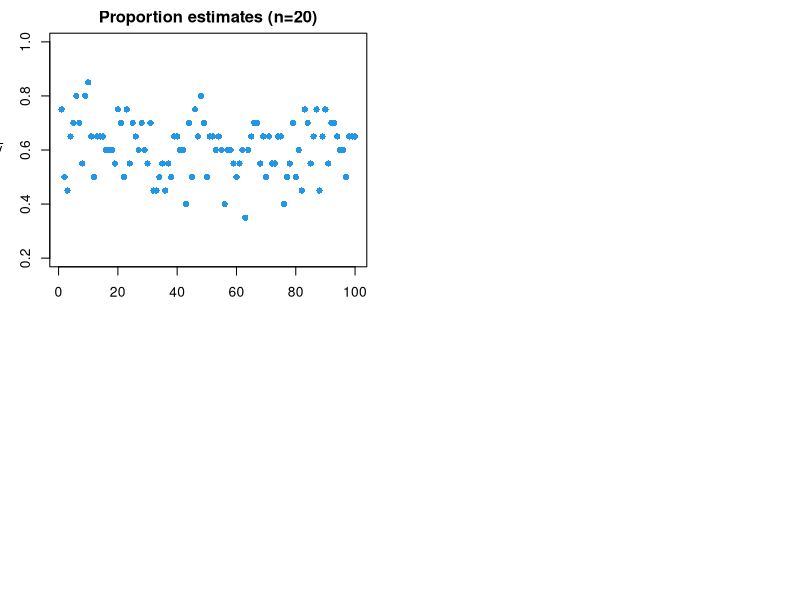

The R source for this figure: (Note: this script raises an error after producing the figure.)
## ---- chunk 1
htmltools::tags$iframe(title = "", src ="./htmls/grundideen_eng.html",  width=720, height=700)
## ---- chunk 2
htmltools::tags$iframe(title = "GGZ", src ="./htmls/Stichprobe.html",  width=760, height=500)
## ---- chunk 3
#htmltools::tags$iframe(title = "GGZ", src =paste0(link,"Apps_RBook/#section-schaetzwerte"),  width=760, height=700)

  set.seed(12)
  size<-100
  n=20
  anteil=0.6
  malter=25
  nn=100
  x<-rbinom(size,n,anteil)
  y<-rnorm(n*size,malter,10)
  y<-matrix(y,n,size)
  
  xx<-rbinom(size,nn,anteil)
  yy<-rnorm(nn*size,malter,10)
  yy<-matrix(yy,nn,size)
  
  par(mfrow=c(2,2),xpd=T,mar=c(2,3,2,2))
  plot(x/n,type='p',pch=16,ylab="",xlab='sample number',col=4,lwd=2,main="Proportion estimates (n=20)",
       ylim=c(0.2,1),cex=1)
  text(-20,0.6,bquote(bar(y)))
  par(xpd=F)
  abline(h=anteil,col=alpha(3,0.8),lty=1,lwd=3)
  abline(h=mean(x/n),col=alpha(2,0.8),lty=2,lwd=3)
  legend("topright",bty="n",col=c(3,2), lwd=2, legend=c("population proportion","average of all estimates"),cex=1)
  
  plot(xx/nn,type='p',pch=16,ylab="",xlab='sample number',col=4,lwd=2,main="Proportion estimates (n=100)",
       ylim=c(0.2,1),cex=1)
  #text(-15,0.6,bquote(bar(y)))
  par(xpd=F)
  abline(h=anteil,col=alpha(3,0.8),lty=1,lwd=3)
  abline(h=mean(xx/nn),col=alpha(2,0.8),lty=2,lwd=3)
  legend("topright",bty="n",col=c(3,2), lwd=2, legend=c("population proportion","average of all estimates"),cex=1)
  
  par(xpd=T)
  plot(apply(y,2,mean),type='p',pch=16,ylab="",main="Estimates for the expected value (n=20)",
       xlab='sample number',col=4,lwd=2,ylim=c(15,35),cex=1,las=2)
  text(-20,malter,bquote(bar(x)))
  par(xpd=F)

  abline(h=25,col=alpha(3,0.8),lty=1,lwd=3)
    abline(h=mean(apply(y,2,mean)),col=alpha(2,0.8),lty=2,lwd=3)
  legend("topright",bty="n",col=c(3,2), lwd=2, legend=c("expectation in the population","average of all estimates"),cex=1)
  
  plot(apply(yy,2,mean),type='p',pch=16,ylab="",main="Estimates for the expected value (n=100)",
       xlab='sample number',col=4,lwd=2,ylim=c(15,35),cex=1,las=2)
  #text(-15,malter,bquote(bar(x)))
  par(xpd=F)

  abline(h=25,col=alpha(3,0.8),lty=1,lwd=3)
    abline(h=mean(apply(yy,2,mean)),col=alpha(2,0.8),lty=2,lwd=3)
  legend("topright",bty="n",col=c(3,2), lwd=2, legend=c("expectation in the population","average of all estimates"),cex=1)
  
## ---- chunk 4
#htmltools::tags$iframe(title = "GGZ", src =paste0(link,"Apps_RBook/#section-verzerrung"),  width=760, height=700)

  set.seed(123)
  size<-100
  n = 20
  sdg<-10
  y<-rnorm(n*size,malter,sdg)
  y<-matrix(y,n,size)
  stild<-apply(y,2,function(x){return(mean((x-mean(x))^2))})
  s<-apply(y,2,function(x){return(sum((x-mean(x))^2)/(length(x)-1))})
  
  nn = 100
  yy<-rnorm(nn*size,malter,sdg)
  yy<-matrix(yy,nn,size)
  sstild<-apply(yy,2,function(x){return(mean((x-mean(x))^2))})
  ss<-apply(yy,2,function(x){return(sum((x-mean(x))^2)/(length(x)-1))})
  
  par(mfrow=c(2,2),xpd=T,mar=c(2,3,2,2))
  #1
  plot(stild,type='p',pch=16,ylab="",xlab='sample',col=alpha(4,0.3),lwd=2,main="mean squared deviation (n=20)",
       ylim=c(50,150),cex=1, axes=F)
  axis(1)
  axis(2, at=c(50,100,150),las=2,cex=0.8)
  text(-25,25,bquote(tilde(s)))
  par(xpd=F)
    abline(h=sdg^2,col=3,lty=1,lwd=3)
  abline(h=mean(stild),col=2,lty=2,lwd=3)

  arrows(50,mean(stild),50, sdg^2,code=0,col="cyan",lwd=5)
  
  
    #2
  plot(sstild,type='p',pch=16,ylab="",xlab='sample',col=alpha(4,0.3),lwd=2,main="mean squared deviation (n=100)",
       ylim=c(50,150),cex=1, axes=F)
  axis(1)
  axis(2, at=c(50,100,150),las=2,cex=0.8)
  text(-25,25,bquote(tilde(s)))
  par(xpd=F)
  abline(h=sdg^2,col=3,lty=1,lwd=3)
  abline(h=mean(sstild),col=2,lty=2,lwd=3)

  arrows(50,mean(sstild),50, sdg^2,code=0,col="cyan",lwd=5)
  par(xpd=T)
  legend(20,90,col=c(2,3,"cyan"),lty=c(2,1,1),lwd=2, bty="n",legend=c("average of the estimates"," pop. variance","bias"))
  par(xpd=F)
  
  #3
  par(xpd=T)
  plot(s,type='p',pch=16,ylab="",main="sample variance (n=20)",
       xlab='sample',col=alpha(4,0.3),lwd=2,      ylim=c(50,150),cex=1, axes=F)
  axis(1)
  axis(2, at=c(50,100,150),las=2,cex=0.8)
  text(-25,25,bquote(s))
  par(xpd=F)
  abline(h=sdg^2,col=3,lty=1,lwd=3)
  abline(h=mean(ss),col=2,lty=2,lwd=3)

  

  
   #4
  plot(ss,type='p',pch=16,ylab="",main="sample variance (n=100)",
       xlab='sample',col=alpha(4,0.3),lwd=2,      ylim=c(50,150),cex=1, axes=F)
  axis(1)
  axis(2, at=c(50,100,150),las=2,cex=0.8)
  text(-25,25,bquote(s))
  par(xpd=F)
  abline(h=sdg^2,col=3,lty=1,lwd=3)
  abline(h=mean(ss),col=2,lty=2,lwd=3)

  
  
## ---- chunk 5
htmltools::tags$iframe(title = "Aufgabe_MM", src ="./htmls/aufgabe_mm_eng.html",  width=720, height=510)
## ---- chunk 6
#htmltools::tags$iframe(title = "ML1", src ="http://learning-dashboard.lehre.hwr-berlin.de:3838/Apps_RBook/#section-mlbernoulli",  width=760, height=500)

 x<-c(1,1,0,1)
  Lf<-function(p,x){
      anz_1<-sum(x==1)
      anz_0<-sum(x==0)
      return(p^anz_1*(1-p)^anz_0)
  }
  ps<-seq(0,1,0.01)
  Lfs<-Lf(ps,x)
  plot(ps,Lfs,type="l",col=2,lwd=2,xlab="p",ylab="L(p)")
  arrows(ps[which.max(Lfs)],0,ps[which.max(Lfs)],Lfs[which.max(Lfs)],lty=2,col=4,code=0)
  text(ps[which.max(Lfs)],Lfs[which.max(Lfs)]/2,bquote(hat(p)==~.(ps[which.max(Lfs)])),col=4)
## ---- chunk 7
#htmltools::tags$iframe(title = "ML2", src =paste0(link,"Apps_RBook/#section-mlexponential"),  width=760, height=500)

  x<-c(0.95,1.81,1,0.67)
  Lf<-function(lam,x){
      sx<-sum(x)
      return(lam^length(x)*exp(-lam*sx))
  }
  lams<-seq(0,2,0.01)
  Lfs<-Lf(lams,x)
  #
  par(mfrow=c(1,2))
  plot(lams,Lfs,type="l",col=2,lwd=2,xlab=bquote(lambda),ylab=bquote(L(lambda)))
  arrows(lams[which.max(Lfs)],0,lams[which.max(Lfs)],Lfs[which.max(Lfs)],lty=2,col=4,code=0)
  text(lams[which.max(Lfs)],Lfs[which.max(Lfs)]/2,bquote(hat(lambda)==~.(lams[which.max(Lfs)])),col=4)
  
  lLfs<-log(Lfs)
  #
  plot(lams,lLfs,type="l",col=2,lwd=2,xlab=bquote(lambda),ylab=bquote(lnL(lambda)))
  arrows(lams[which.max(lLfs)],-20,lams[which.max(lLfs)],lLfs[which.max(lLfs)],lty=2,col=4,code=0)
  text(lams[which.max(lLfs)],lLfs[which.max(lLfs)]*2,bquote(hat(lambda)==~.(lams[which.max(lLfs)])),col=4)
## ---- chunk 8
htmltools::tags$iframe(title = "Aufgabe_ML", src ="./htmls/aufgabe_ml_eng.html",  width=720, height=680)
## ---- chunk 9
#htmltools::tags$iframe(title = "Intervallschätzung", src =paste0(link,"Apps_RBook/#section-intervallschaetzung"),  width=760, height=700)
## ---- chunk 10

set.seed(13457)
n=50
al=0.05
sig2 = 100
sigm2 = sig2/n
malter = 25
ints_u<-ints_o<-numeric(100)
  
  plot(0,0,col=0,ylim=c(18,32),xlim=c(0,100),xlab="sample",ylab="")
    for(i in 1:100){
    alter<-rnorm(n=n,mean=malter, sd=sqrt(sig2))
    m<-mean(alter)
    points(i,m,col=4,cex=2,pch=4,lwd=2)
    ints_u[i]<-m-qnorm(1-al/2)*sqrt(sigm2)
    ints_o[i]<-m+qnorm(1-al/2)*sqrt(sigm2)
    mycol<-ifelse(malter>ints_u[i]&malter<ints_o[i],3,2)
    abline(h=malter,lty=2,col=4)
    lines(c(i,i),c(ints_u[i],ints_o[i]),col=mycol,lwd=2)
  }
## ---- chunk 11
htmltools::tags$iframe(title = "Aufgabe_Intervallschaetzung", src ="./htmls/aufgabe_intervallsch.html",  width=760, height=700)
## ---- chunk 12
htmltools::tags$iframe(title = "Problemstellung", src="./htmls/Problemstellung.html",  width=760, height=700)
## ---- chunk 13
f<-function(p){
  return(p*(1-p))
}
p<-seq(0,1,by=0.0001)
plot(p,f(p), axes=F,pch=16, cex=0.5,col=2)
axis(1,at=c(seq(0,1,0.2),0.5))
axis(2,at=seq(0,0.25,by=0.05))
arrows(0.5,0,0.5,0.25,col=4,lty=2,code=0,lwd=2)

## ---- chunk 14
#htmltools::tags$iframe(title = "Stichprobenumfang", src =paste0(link,"Apps_RBook/#section-stichprobenumfang"),  width=760, height=700)
## ---- chunk 15
htmltools::tags$iframe(title = "Quiz_Intervallsch", src ="./htmls/zusatz_intervallsch1.html",  width=760, height=700)
## ---- chunk 16
htmltools::tags$iframe(title = "Wortwolke", src =paste0(link,"Apps_RBook/#section-wortwolke"),  width=760, height=600)
